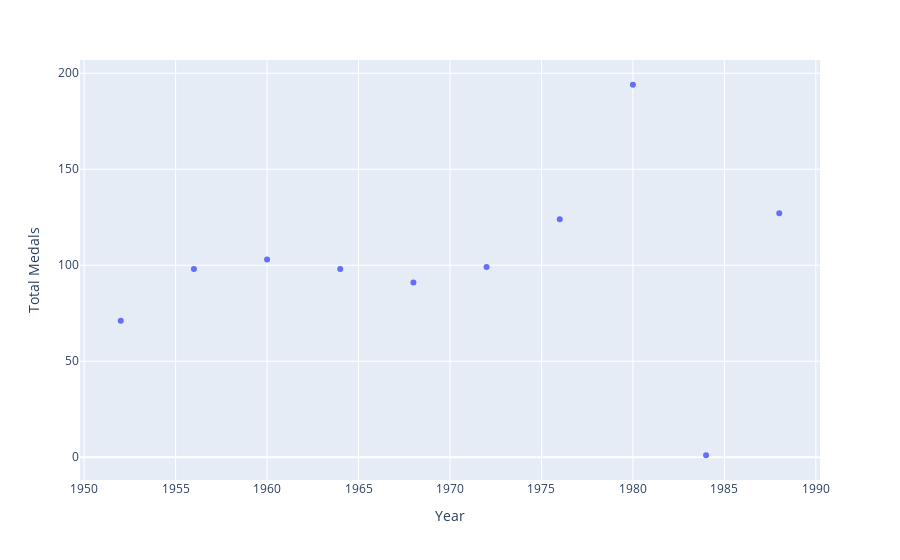

Notebook code cell kept with this figure:
### Markdown cell above
We can observe the absence of the United States in the 1980 Moscow Olympics : the country boycotted the games to protest the Soviet invasion of Afghanistan. The Soviet Union retaliated by boycotting the 1984 Los Angeles Olympics.

### Code cell
fig = px.scatter(medals[medals['Country'] == 'U.R.S.S.'].groupby('Year')['Total'].sum(),
              x=medals[medals['Country'] == 'U.R.S.S.'].groupby('Year')['Total'].sum().index,
              y=medals[medals['Country'] == 'U.R.S.S.'].groupby('Year')['Total'].sum().values,
              labels={'x': 'Year', 'y': 'Total Medals'})
fig.show()

### Figure 1 — Plotly figure (JSON) as saved in the notebook; plotly's stock layout.template omitted (floating-point values rounded to 4 significant figures)
{"data": [{"hovertemplate": "Year=%{x}<br>Total Medals=%{y}<extra></extra>", "legendgroup": "", "marker": {"color": "#636efa", "symbol": "circle"}, "mode": "markers", "name": "", "orientation": "v", "showlegend": false, "type": "scatter", "x": [1952, 1956, 1960, 1964, 1968, 1972, 1976, 1980, 1984, 1988], "xaxis": "x", "y": [71, 98, 103, 98, 91, 99, 124, 194, 1, 127], "yaxis": "y"}], "layout": {"legend": {"tracegroupgap": 0}, "margin": {"t": 60}, "xaxis": {"anchor": "y", "domain": [0, 1], "title": {"text": "Year"}}, "yaxis": {"anchor": "x", "domain": [0, 1], "title": {"text": "Total Medals"}}}}
